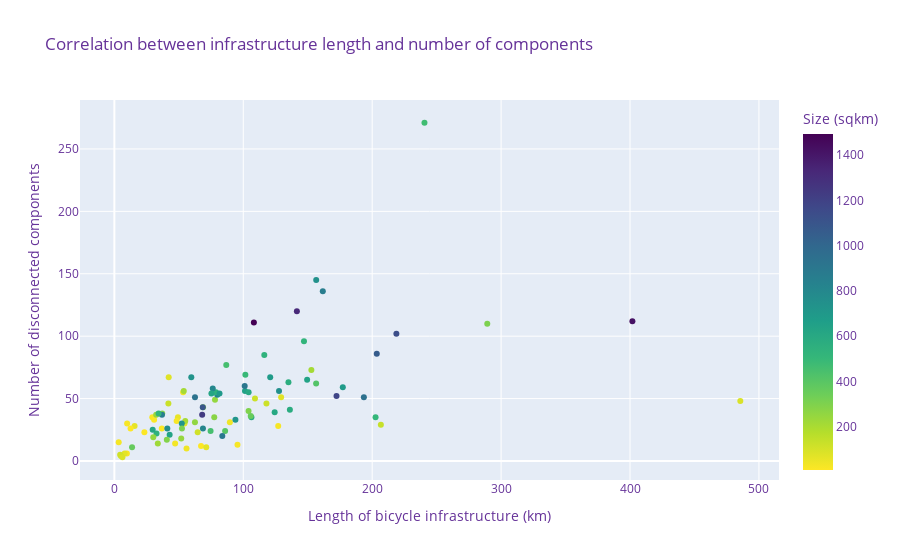
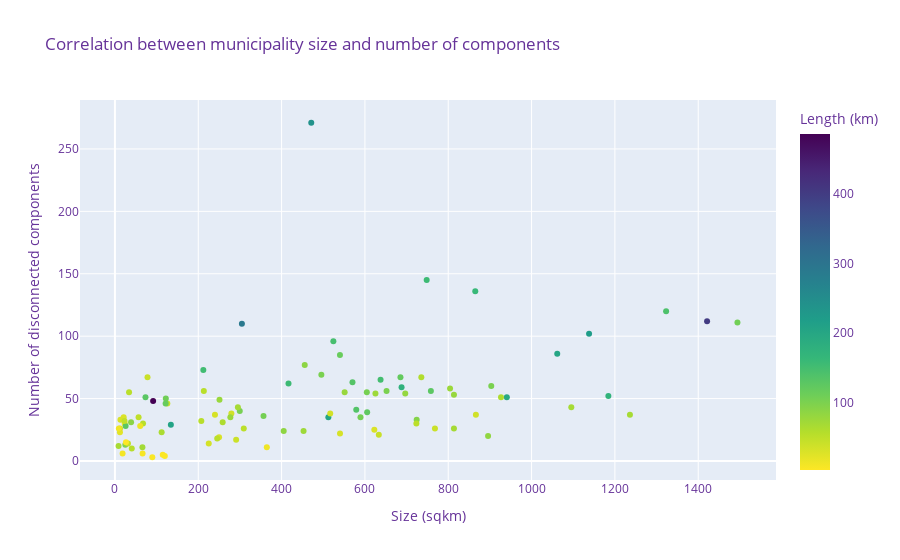
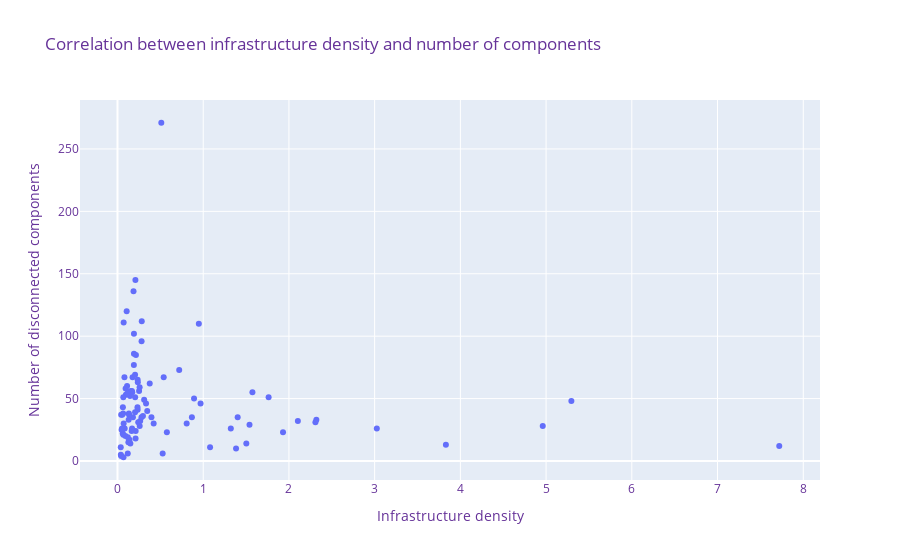

These figures' notebook cell, in order:
### Markdown cell above
**Plot scatterplots of correlation between number of components and infrastructure length, area, and density**

### Code cell
# Plot correlation between infrastructure length and no of componentsß
fig = px.scatter(
    muni_network_counts,
    x="infra_km",
    y="component_count",
    title="Correlation between infrastructure length and number of components",
    hover_data=["navn"],
    color="area_sqkm",
    color_continuous_scale="viridis_r",
    labels={
        "infra_km": "Length of bicycle infrastructure (km)",
        "component_count": "Number of disconnected components",
        "navn": "Municipality",
        "area_sqkm": "Size (sqkm)",
    },
)

fig.update_layout(font=dict(size=12, color="RebeccaPurple"))
fig.show()

# Plot correlation between municipality size and no of componentsß
fig = px.scatter(
    muni_network_counts,
    x="area_sqkm",
    y="component_count",
    color="infra_km",
    title="Correlation between municipality size and number of components",
    hover_data=["navn"],
    color_continuous_scale="viridis_r",
    labels={
        "area_sqkm": "Size (sqkm)",
        "infra_km": "Length (km)",
        "component_count": "Number of disconnected components",
        "navn": "Municipality",
    },
)

fig.update_layout(font=dict(size=12, color="RebeccaPurple"))
fig.show()

# Plot correlation between density and number of components
fig = px.scatter(
    muni_network_counts,
    x="infra_dens",
    y="component_count",
    # color="infra_km",
    title="Correlation between infrastructure density and number of components",
    hover_data=["navn"],
    # color_continuous_scale='viridis_r',
    labels={
        # "area_sqkm": "Size (sqkm)",
        # "infra_km": "Length (km)",
        "infra_dens": "Infrastructure density",
        "component_count": "Number of disconnected components",
        "navn": "Municipality",
    },
)

fig.update_layout(font=dict(size=12, color="RebeccaPurple"))
fig.show()

### Figure 1 — Plotly figure (JSON) as saved in the notebook; plotly's stock layout.template omitted (floating-point values rounded to 4 significant figures)
{"data": [{"customdata": [["Aabenraa"], ["Aalborg"], ["Aarhus"], ["Albertslund"], ["Allerød"], ["Assens"], ["Ballerup"], ["Billund"], ["Bornholm"], ["Brøndby"], ["Brønderslev"], ["Dragør"], ["Egedal"], ["Esbjerg"], ["Faaborg-Midtfyn"], ["Fanø"], ["Favrskov"], ["Faxe"], ["Fredensborg"], ["Fredericia"], ["Frederiksberg"], ["Frederikshavn"], ["Frederikssund"], ["Furesø"], ["Gentofte"], ["Gladsaxe"], ["Glostrup"], ["Greve"], ["Gribskov"], ["Guldborgsund"], ["Haderslev"], ["Halsnæs"], ["Hedensted"], ["Helsingør"], ["Herlev"], ["Herning"], ["Hillerød"], ["Hjørring"], ["Holbæk"], ["Holstebro"], ["Horsens"], ["Hvidovre"], ["Høje-Taastrup"], ["Hørsholm"], ["Ikast-Brande"], ["Ishøj"], ["Jammerbugt"], ["Kalundborg"], ["Kerteminde"], ["Kolding"], ["København"], ["Køge"], ["Langeland"], ["Lejre"], ["Lemvig"], ["Lolland"], ["Lyngby-Taarbæk"], ["Læsø"], ["Mariagerfjord"], ["Middelfart"], ["Morsø"], ["Norddjurs"], ["Nordfyns"], ["Nyborg"], ["Næstved"], ["Odder"], ["Odense"], ["Odsherred"], ["Randers"], ["Rebild"], ["Ringkøbing-Skjern"], ["Ringsted"], ["Roskilde"], ["Rudersdal"], ["Rødovre"], ["Samsø"], ["Silkeborg"], ["Skanderborg"], ["Skive"], ["Slagelse"], ["Solrød"], ["Sorø"], ["Stevns"], ["Struer"], ["Svendborg"], ["Syddjurs"], ["Sønderborg"], ["Thisted"], ["Tårnby"], ["Tønder"], ["Vallensbæk"], ["Varde"], ["Vejen"], ["Vejle"], ["Vesthimmerlands"], ["Viborg"], ["Vordingborg"], ["Ærø"]], "hovertemplate": "Length of bicycle infrastructure (km)=%{x}<br>Number of disconnected components=%{y}<br>Municipality=%{customdata[0]}<br>Size (sqkm)=%{marker.color}<extra></extra>", "legendgroup": "", "marker": {"color": [940.6, 1138, 471.2, 23.44, 67.43, 512.2, 33.9, 540.2, 589.3, 20.99, 633.4, 18.41, 125.8, 758.3, 637.6, 66.41, 540.1, 405.1, 112.1, 134.3, 8.71, 651.9, 251.0, 56.8, 25.62, 24.93, 13.29, 60.62, 279.5, 903.3, 813.7, 122.2, 551.4, 121.7, 12.06, 1323.0, 213.4, 926.6, 579.2, 804.3, 524.3, 22.96, 78.2, 31.35, 735.4, 26.5, 866.4, 605.4, 207.3, 604.5, 91.7, 258.6, 290.9, 240.1, 516.7, 895.6, 38.8, 119.8, 724.2, 299.6, 364.6, 723.5, 452.8, 277.1, 685.3, 225.2, 304.8, 356.7, 748.2, 622.6, 1494.0, 295.1, 212.2, 73.38, 12.17, 114.8, 864.9, 455.6, 688.0, 570.1, 40.46, 309.3, 249.9, 245.5, 416.6, 696.8, 495.5, 1095.0, 65.99, 1184.0, 9.49, 1236.0, 813.7, 1062.0, 768.0, 1421.0, 625.3, 89.77], "coloraxis": "coloraxis", "symbol": "circle"}, "mode": "markers", "name": "", "orientation": "v", "showlegend": false, "type": "scatter", "x": [193.5, 218.8, 240.6, 9.894, 54.39, 202.6, 53.35, 32.69, 106.3, 29.43, 42.88, 9.694, 41.89, 127.7, 149.5, 7.959, 116.3, 85.92, 64.64, 206.7, 67.24, 101.3, 78.06, 49.3, 127.1, 95.51, 30.83, 15.69, 37.13, 101.1, 79.83, 109.1, 78.81, 118.0, 23.29, 141.6, 53.83, 62.55, 136.2, 76.32, 147.1, 48.31, 42.16, 47.13, 59.68, 3.367, 36.94, 124.3, 54.98, 104.1, 485.6, 62.52, 40.71, 32.42, 34.28, 83.73, 89.6, 5.13, 93.92, 104.1, 13.72, 52.3, 74.64, 77.49, 120.9, 33.71, 289.3, 105.8, 156.6, 29.73, 108.2, 68.78, 152.8, 129.4, 36.82, 4.484, 161.7, 86.82, 177.2, 135.0, 55.98, 52.44, 30.18, 51.86, 156.5, 81.58, 101.6, 68.59, 71.26, 172.3, 12.55, 68.12, 68.73, 203.6, 41.08, 401.9, 75.29, 6.247], "xaxis": "x", "y": [51, 102, 271, 30, 30, 35, 55, 22, 35, 35, 21, 6, 46, 56, 65, 6, 85, 24, 23, 29, 12, 56, 49, 35, 28, 13, 33, 28, 38, 60, 53, 50, 55, 46, 23, 120, 56, 51, 41, 58, 96, 32, 67, 14, 67, 15, 37, 39, 32, 55, 48, 31, 17, 37, 38, 20, 31, 4, 33, 40, 11, 30, 24, 35, 67, 14, 110, 36, 145, 25, 111, 43, 73, 51, 26, 5, 136, 77, 59, 63, 10, 26, 19, 18, 62, 54, 69, 43, 11, 52, 26, 37, 26, 86, 26, 112, 54, 3], "yaxis": "y"}], "layout": {"coloraxis": {"colorbar": {"title": {"text": "Size (sqkm)"}}, "colorscale": [[0, "#fde725"], [0.1111, "#b5de2b"], [0.2222, "#6ece58"], [0.3333, "#35b779"], [0.4444, "#1f9e89"], [0.5556, "#26828e"], [0.6667, "#31688e"], [0.7778, "#3e4989"], [0.8889, "#482878"], [1, "#440154"]]}, "font": {"color": "RebeccaPurple", "size": 12}, "legend": {"tracegroupgap": 0}, "title": {"text": "Correlation between infrastructure length and number of components"}, "xaxis": {"anchor": "y", "domain": [0, 1], "title": {"text": "Length of bicycle infrastructure (km)"}}, "yaxis": {"anchor": "x", "domain": [0, 1], "title": {"text": "Number of disconnected components"}}}}

### Figure 2 — Plotly figure (JSON) as saved in the notebook; plotly's stock layout.template omitted (floating-point values rounded to 4 significant figures)
{"data": [{"customdata": [["Aabenraa"], ["Aalborg"], ["Aarhus"], ["Albertslund"], ["Allerød"], ["Assens"], ["Ballerup"], ["Billund"], ["Bornholm"], ["Brøndby"], ["Brønderslev"], ["Dragør"], ["Egedal"], ["Esbjerg"], ["Faaborg-Midtfyn"], ["Fanø"], ["Favrskov"], ["Faxe"], ["Fredensborg"], ["Fredericia"], ["Frederiksberg"], ["Frederikshavn"], ["Frederikssund"], ["Furesø"], ["Gentofte"], ["Gladsaxe"], ["Glostrup"], ["Greve"], ["Gribskov"], ["Guldborgsund"], ["Haderslev"], ["Halsnæs"], ["Hedensted"], ["Helsingør"], ["Herlev"], ["Herning"], ["Hillerød"], ["Hjørring"], ["Holbæk"], ["Holstebro"], ["Horsens"], ["Hvidovre"], ["Høje-Taastrup"], ["Hørsholm"], ["Ikast-Brande"], ["Ishøj"], ["Jammerbugt"], ["Kalundborg"], ["Kerteminde"], ["Kolding"], ["København"], ["Køge"], ["Langeland"], ["Lejre"], ["Lemvig"], ["Lolland"], ["Lyngby-Taarbæk"], ["Læsø"], ["Mariagerfjord"], ["Middelfart"], ["Morsø"], ["Norddjurs"], ["Nordfyns"], ["Nyborg"], ["Næstved"], ["Odder"], ["Odense"], ["Odsherred"], ["Randers"], ["Rebild"], ["Ringkøbing-Skjern"], ["Ringsted"], ["Roskilde"], ["Rudersdal"], ["Rødovre"], ["Samsø"], ["Silkeborg"], ["Skanderborg"], ["Skive"], ["Slagelse"], ["Solrød"], ["Sorø"], ["Stevns"], ["Struer"], ["Svendborg"], ["Syddjurs"], ["Sønderborg"], ["Thisted"], ["Tårnby"], ["Tønder"], ["Vallensbæk"], ["Varde"], ["Vejen"], ["Vejle"], ["Vesthimmerlands"], ["Viborg"], ["Vordingborg"], ["Ærø"]], "hovertemplate": "Size (sqkm)=%{x}<br>Number of disconnected components=%{y}<br>Municipality=%{customdata[0]}<br>Length (km)=%{marker.color}<extra></extra>", "legendgroup": "", "marker": {"color": [193.5, 218.8, 240.6, 9.894, 54.39, 202.6, 53.35, 32.69, 106.3, 29.43, 42.88, 9.694, 41.89, 127.7, 149.5, 7.959, 116.3, 85.92, 64.64, 206.7, 67.24, 101.3, 78.06, 49.3, 127.1, 95.51, 30.83, 15.69, 37.13, 101.1, 79.83, 109.1, 78.81, 118.0, 23.29, 141.6, 53.83, 62.55, 136.2, 76.32, 147.1, 48.31, 42.16, 47.13, 59.68, 3.367, 36.94, 124.3, 54.98, 104.1, 485.6, 62.52, 40.71, 32.42, 34.28, 83.73, 89.6, 5.13, 93.92, 104.1, 13.72, 52.3, 74.64, 77.49, 120.9, 33.71, 289.3, 105.8, 156.6, 29.73, 108.2, 68.78, 152.8, 129.4, 36.82, 4.484, 161.7, 86.82, 177.2, 135.0, 55.98, 52.44, 30.18, 51.86, 156.5, 81.58, 101.6, 68.59, 71.26, 172.3, 12.55, 68.12, 68.73, 203.6, 41.08, 401.9, 75.29, 6.247], "coloraxis": "coloraxis", "symbol": "circle"}, "mode": "markers", "name": "", "orientation": "v", "showlegend": false, "type": "scatter", "x": [940.6, 1138, 471.2, 23.44, 67.43, 512.2, 33.9, 540.2, 589.3, 20.99, 633.4, 18.41, 125.8, 758.3, 637.6, 66.41, 540.1, 405.1, 112.1, 134.3, 8.71, 651.9, 251.0, 56.8, 25.62, 24.93, 13.29, 60.62, 279.5, 903.3, 813.7, 122.2, 551.4, 121.7, 12.06, 1323.0, 213.4, 926.6, 579.2, 804.3, 524.3, 22.96, 78.2, 31.35, 735.4, 26.5, 866.4, 605.4, 207.3, 604.5, 91.7, 258.6, 290.9, 240.1, 516.7, 895.6, 38.8, 119.8, 724.2, 299.6, 364.6, 723.5, 452.8, 277.1, 685.3, 225.2, 304.8, 356.7, 748.2, 622.6, 1494.0, 295.1, 212.2, 73.38, 12.17, 114.8, 864.9, 455.6, 688.0, 570.1, 40.46, 309.3, 249.9, 245.5, 416.6, 696.8, 495.5, 1095.0, 65.99, 1184.0, 9.49, 1236.0, 813.7, 1062.0, 768.0, 1421.0, 625.3, 89.77], "xaxis": "x", "y": [51, 102, 271, 30, 30, 35, 55, 22, 35, 35, 21, 6, 46, 56, 65, 6, 85, 24, 23, 29, 12, 56, 49, 35, 28, 13, 33, 28, 38, 60, 53, 50, 55, 46, 23, 120, 56, 51, 41, 58, 96, 32, 67, 14, 67, 15, 37, 39, 32, 55, 48, 31, 17, 37, 38, 20, 31, 4, 33, 40, 11, 30, 24, 35, 67, 14, 110, 36, 145, 25, 111, 43, 73, 51, 26, 5, 136, 77, 59, 63, 10, 26, 19, 18, 62, 54, 69, 43, 11, 52, 26, 37, 26, 86, 26, 112, 54, 3], "yaxis": "y"}], "layout": {"coloraxis": {"colorbar": {"title": {"text": "Length (km)"}}, "colorscale": [[0, "#fde725"], [0.1111, "#b5de2b"], [0.2222, "#6ece58"], [0.3333, "#35b779"], [0.4444, "#1f9e89"], [0.5556, "#26828e"], [0.6667, "#31688e"], [0.7778, "#3e4989"], [0.8889, "#482878"], [1, "#440154"]]}, "font": {"color": "RebeccaPurple", "size": 12}, "legend": {"tracegroupgap": 0}, "title": {"text": "Correlation between municipality size and number of components"}, "xaxis": {"anchor": "y", "domain": [0, 1], "title": {"text": "Size (sqkm)"}}, "yaxis": {"anchor": "x", "domain": [0, 1], "title": {"text": "Number of disconnected components"}}}}

### Figure 3 — Plotly figure (JSON) as saved in the notebook; plotly's stock layout.template omitted (floating-point values rounded to 4 significant figures)
{"data": [{"customdata": [["Aabenraa"], ["Aalborg"], ["Aarhus"], ["Albertslund"], ["Allerød"], ["Assens"], ["Ballerup"], ["Billund"], ["Bornholm"], ["Brøndby"], ["Brønderslev"], ["Dragør"], ["Egedal"], ["Esbjerg"], ["Faaborg-Midtfyn"], ["Fanø"], ["Favrskov"], ["Faxe"], ["Fredensborg"], ["Fredericia"], ["Frederiksberg"], ["Frederikshavn"], ["Frederikssund"], ["Furesø"], ["Gentofte"], ["Gladsaxe"], ["Glostrup"], ["Greve"], ["Gribskov"], ["Guldborgsund"], ["Haderslev"], ["Halsnæs"], ["Hedensted"], ["Helsingør"], ["Herlev"], ["Herning"], ["Hillerød"], ["Hjørring"], ["Holbæk"], ["Holstebro"], ["Horsens"], ["Hvidovre"], ["Høje-Taastrup"], ["Hørsholm"], ["Ikast-Brande"], ["Ishøj"], ["Jammerbugt"], ["Kalundborg"], ["Kerteminde"], ["Kolding"], ["København"], ["Køge"], ["Langeland"], ["Lejre"], ["Lemvig"], ["Lolland"], ["Lyngby-Taarbæk"], ["Læsø"], ["Mariagerfjord"], ["Middelfart"], ["Morsø"], ["Norddjurs"], ["Nordfyns"], ["Nyborg"], ["Næstved"], ["Odder"], ["Odense"], ["Odsherred"], ["Randers"], ["Rebild"], ["Ringkøbing-Skjern"], ["Ringsted"], ["Roskilde"], ["Rudersdal"], ["Rødovre"], ["Samsø"], ["Silkeborg"], ["Skanderborg"], ["Skive"], ["Slagelse"], ["Solrød"], ["Sorø"], ["Stevns"], ["Struer"], ["Svendborg"], ["Syddjurs"], ["Sønderborg"], ["Thisted"], ["Tårnby"], ["Tønder"], ["Vallensbæk"], ["Varde"], ["Vejen"], ["Vejle"], ["Vesthimmerlands"], ["Viborg"], ["Vordingborg"], ["Ærø"]], "hovertemplate": "Infrastructure density=%{x}<br>Number of disconnected components=%{y}<br>Municipality=%{customdata[0]}<extra></extra>", "legendgroup": "", "marker": {"color": "#636efa", "symbol": "circle"}, "mode": "markers", "name": "", "orientation": "v", "showlegend": false, "type": "scatter", "x": [0.206, 0.192, 0.511, 0.422, 0.807, 0.396, 1.574, 0.061, 0.18, 1.402, 0.068, 0.527, 0.333, 0.168, 0.235, 0.12, 0.215, 0.212, 0.576, 1.54, 7.72, 0.155, 0.311, 0.868, 4.961, 3.831, 2.32, 0.259, 0.133, 0.112, 0.098, 0.893, 0.143, 0.969, 1.931, 0.107, 0.252, 0.068, 0.235, 0.095, 0.281, 2.104, 0.539, 1.503, 0.081, 0.127, 0.043, 0.205, 0.265, 0.172, 5.295, 0.242, 0.14, 0.135, 0.066, 0.093, 2.309, 0.043, 0.13, 0.347, 0.038, 0.072, 0.165, 0.28, 0.176, 0.15, 0.949, 0.297, 0.209, 0.048, 0.072, 0.233, 0.72, 1.763, 3.025, 0.039, 0.187, 0.191, 0.258, 0.237, 1.383, 0.17, 0.121, 0.211, 0.376, 0.117, 0.205, 0.063, 1.08, 0.146, 1.322, 0.055, 0.084, 0.192, 0.053, 0.283, 0.12, 0.07], "xaxis": "x", "y": [51, 102, 271, 30, 30, 35, 55, 22, 35, 35, 21, 6, 46, 56, 65, 6, 85, 24, 23, 29, 12, 56, 49, 35, 28, 13, 33, 28, 38, 60, 53, 50, 55, 46, 23, 120, 56, 51, 41, 58, 96, 32, 67, 14, 67, 15, 37, 39, 32, 55, 48, 31, 17, 37, 38, 20, 31, 4, 33, 40, 11, 30, 24, 35, 67, 14, 110, 36, 145, 25, 111, 43, 73, 51, 26, 5, 136, 77, 59, 63, 10, 26, 19, 18, 62, 54, 69, 43, 11, 52, 26, 37, 26, 86, 26, 112, 54, 3], "yaxis": "y"}], "layout": {"font": {"color": "RebeccaPurple", "size": 12}, "legend": {"tracegroupgap": 0}, "title": {"text": "Correlation between infrastructure density and number of components"}, "xaxis": {"anchor": "y", "domain": [0, 1], "title": {"text": "Infrastructure density"}}, "yaxis": {"anchor": "x", "domain": [0, 1], "title": {"text": "Number of disconnected components"}}}}
